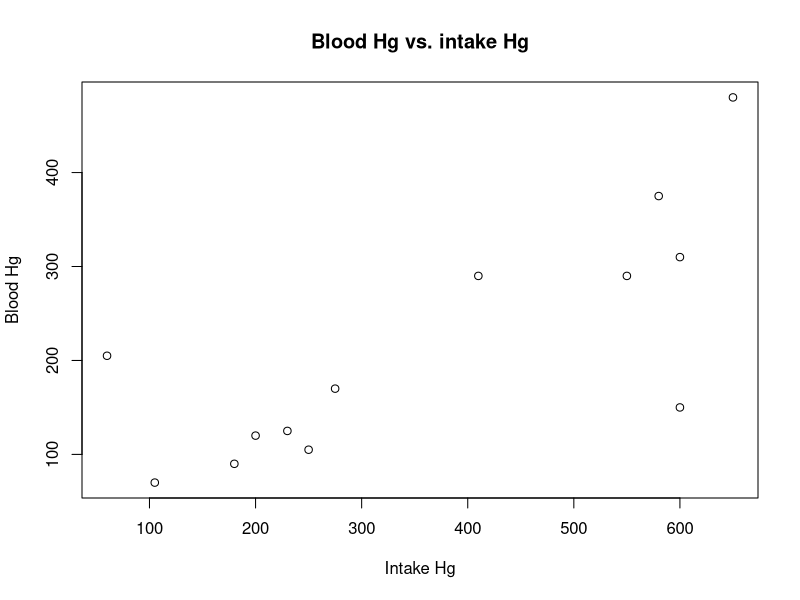
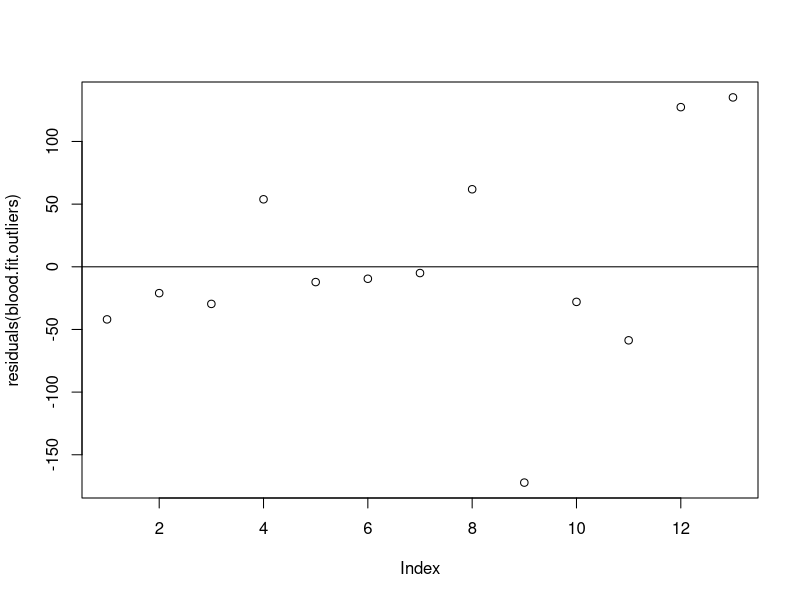
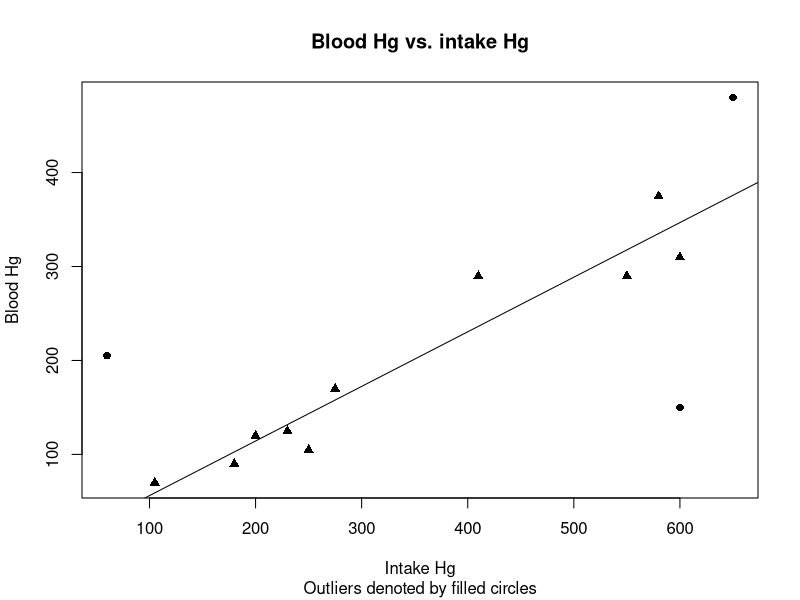
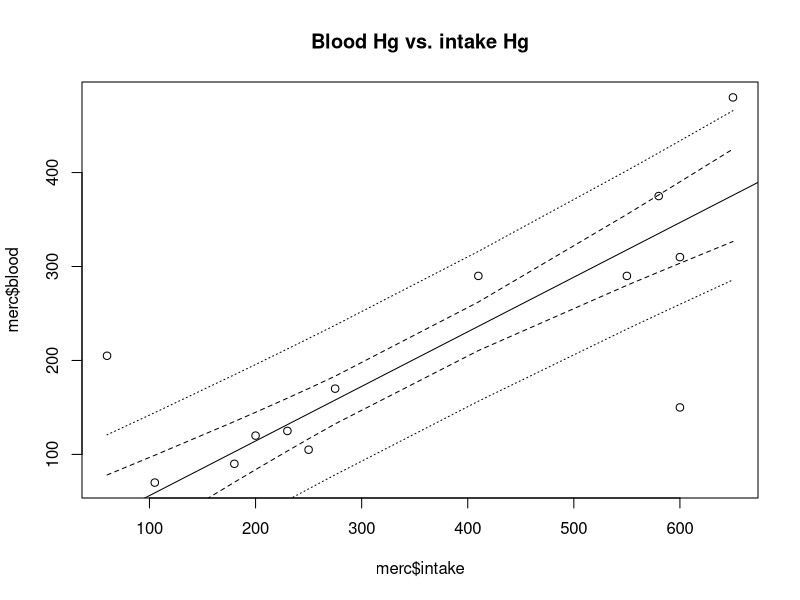
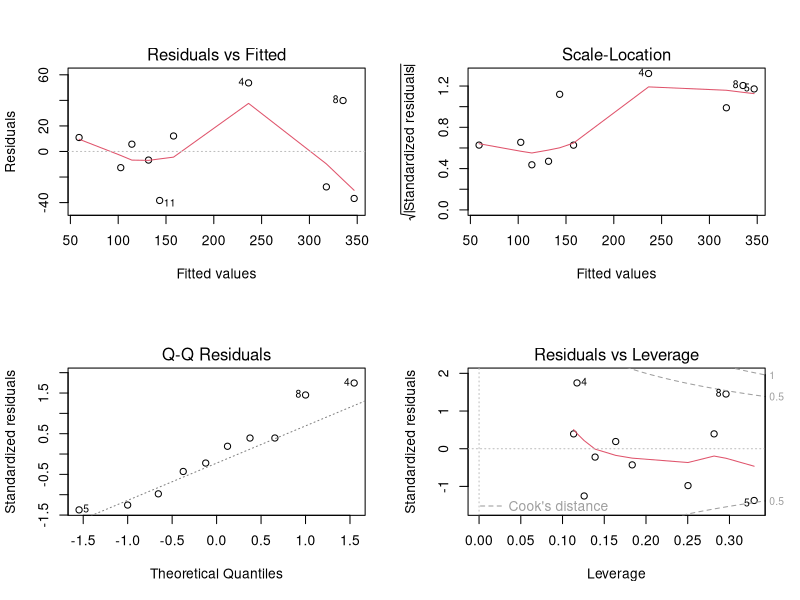

Recreate these plots in R, in order.
# Can blood mercury be predicted from food blood diets?

# Food blood diets (e.g. number of fish, species of fish, etc) were 
# recorded for a sample of people. Based on estimates of mercury in the 
# food, the mercury in the diet was estimated.  
# A blood sample was also taken from these people 
# and the blood mercury level was also 
# measured.

# Lines starting in ##--part001b; and ##---part001e; are used
# to bracket portions of the R code for inclusion into my
# course notes and are not normally coded.

options(useFancyQuotes=FALSE) # renders summary output corrects


# Read in the data
sink('mercury-R-001.txt')
##---part001b;
merc <- read.csv("mercury.csv", header=TRUE)
merc
##---part001e;
sink()

# Plot the raw data
png('mercury-R-002.png')
##---part002b;
plot(merc$intake, merc$blood,
    main='Blood Hg vs. intake Hg',
    ylab='Blood Hg',
    xlab='Intake Hg')
##---part002e;
dev.off()

# Fit the regression line and get the results
png('mercury-R-003.png')
sink('mercury-R-003.txt')
##---part003b;
blood.fit.outliers <- lm(blood ~ intake, data=merc)
summary(blood.fit.outliers)
plot(residuals(blood.fit.outliers))
abline(h=0)
##---part003e;
sink()
dev.off()

# Remove the outliers and refit the line
# Fit the regression line and get the results
png('mercury-R-003a.png')
sink('mercury-R-003a.txt')
##---part003ab;
keep <- abs(residuals(blood.fit.outliers))<100
merc2 <- merc[keep,]
blood.fit <- lm(blood ~ intake, data=merc2)
summary(blood.fit)
plot(merc$intake, merc$blood,
    main='Blood Hg vs. intake Hg',
    sub='Outliers denoted by filled circles',
    ylab='Blood Hg',
    xlab='Intake Hg',
    pch=16+keep)
abline(blood.fit)
##---part003ae;
sink()
dev.off()

# Extract the coefficients and find a confidence interval for them
sink('mercury-R-004.txt')
##---part004b;
confint(blood.fit)
##---part004e;
sink()

# Make predictions at new values of X for the mean and individual
sink('mercury-R-005.txt')
##---part005b;
my.data <- data.frame(intake=c(200,300,400))

cat('Confidence intervals for the MEAN response\n')
my.pred.mean <- predict(blood.fit, newdata=my.data,
    se.fit=TRUE, interval="confidence")
cbind(intake=my.data$intake,
    my.pred.mean$fit, 
    se=my.pred.mean$se.fit)
    
cat('Confidence intervals for the INDIVIDUAL response\n',
    'Note that se for predictions are NOT computed\n')
my.pred.indiv <- predict(blood.fit, newdata=my.data,
    interval="prediction")
cbind(intake=my.data$intake,
    my.pred.indiv)

##---part005e;
sink()


# draw a plot with the fitted lines and the various confidence intervals
png('mercury-R-006.png')
##---part006b;
my.pred.mean<- predict(blood.fit, newdata=merc,
   interval='confidence')
my.pred.indiv <- predict(blood.fit, newdata=merc,
   interval='prediction')

plot(merc$intake, merc$blood,
    main='Blood Hg vs. intake Hg')
abline(blood.fit)  # notice use the object
# We need to sort by the intake values to get nice plots
lines(merc$intake[order(merc$intake)], my.pred.mean[order(merc$intake),"lwr"], lty=2)
lines(merc$intake[order(merc$intake)], my.pred.mean[order(merc$intake),"upr"], lty=2)
lines(merc$intake[order(merc$intake)], my.pred.indiv[order(merc$intake),"lwr"],lty=3)
lines(merc$intake[order(merc$intake)], my.pred.indiv[order(merc$intake),"upr"],lty=3)
##---part006e;
dev.off()

# create a 2x2 plot of residual and other plots
png('mercury-R-010.png')
##---part010b;
layout(matrix(1:4,2,2))
plot(blood.fit)
##---part010e;
dev.off()
